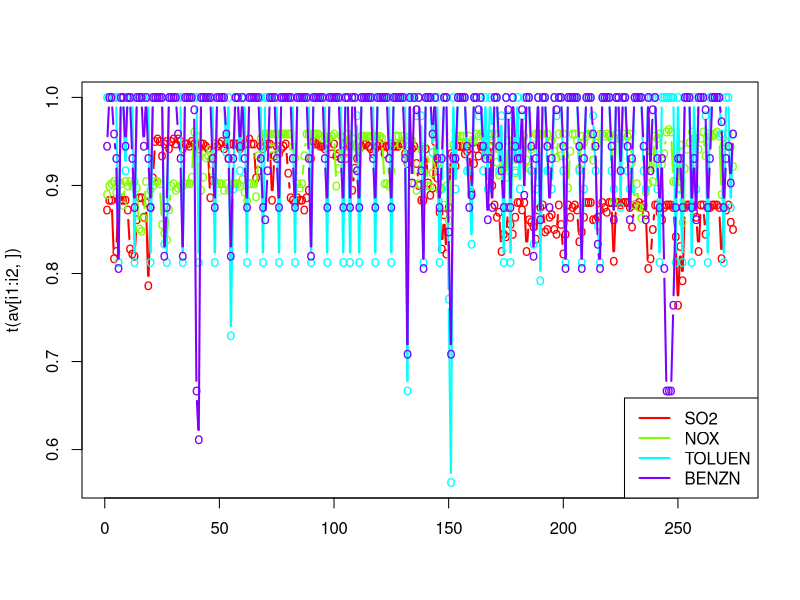
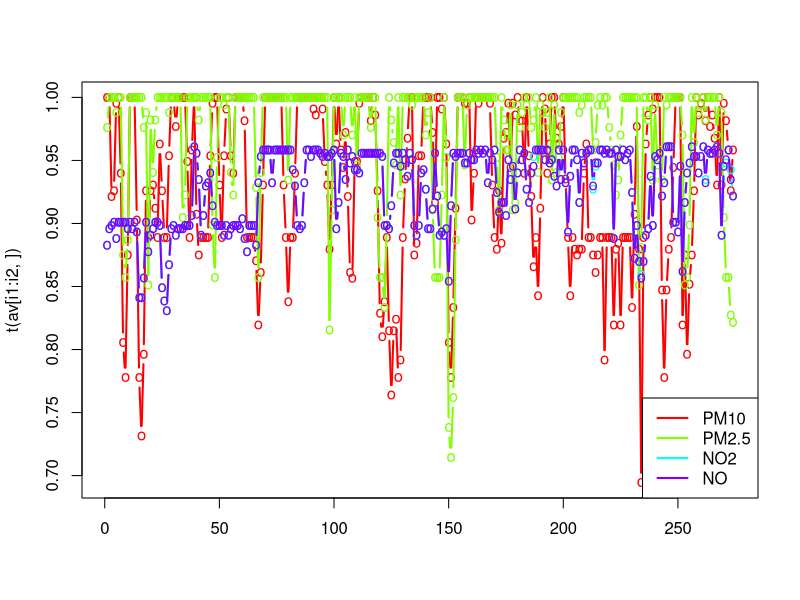
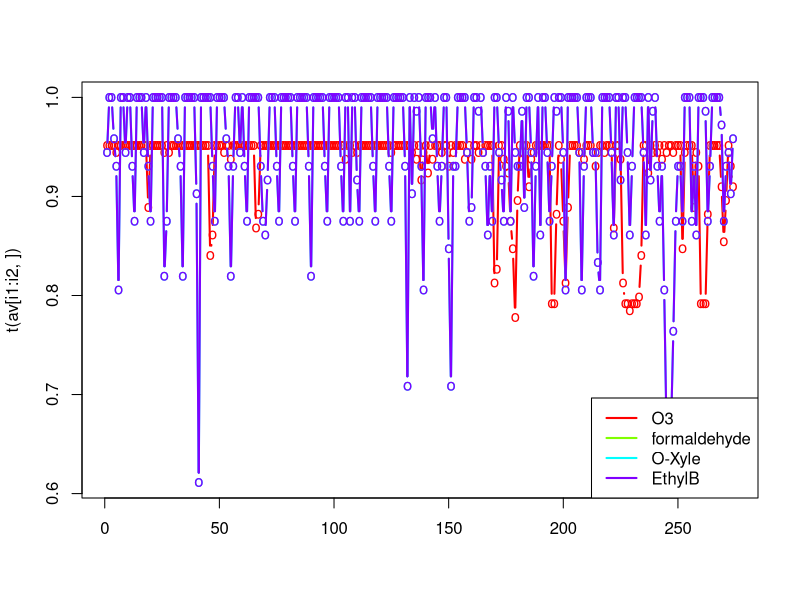
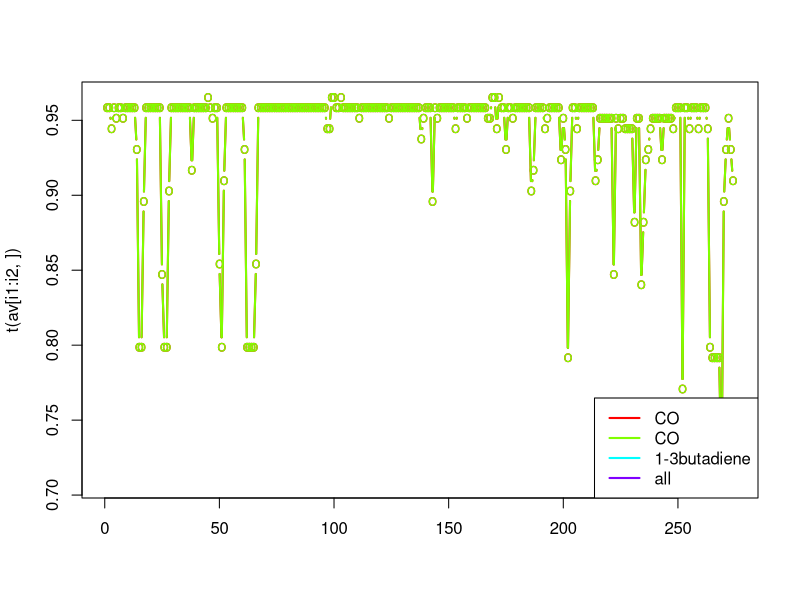

Reproduce these figures in R, in order.
M=read.csv('missing-hourly.csv', sep=",")
#Mneg=read.csv('negatives.csv', sep="\t")

# stations which are down for long periods of time (D. Carmel came online in late January, was up most of the year)
downstations_re = '^(Dor chemicals|Mobile_New|GADIV CTO)$';
downstations = grepl(M$station, pattern=downstations_re);

M = M[!downstations,]

nonscada_re = '^(SO2|NOX|TOLUEN|BENZN|PM10|PM2.5|NO2|NO|O3|formaldehyde|O-Xyle|EthylB|CO|1-3butadiene)$';
nonscada=grepl(M$sensor, pattern=nonscada_re);
fullnames=paste(M$station, M$sensor);

pol_list = c('SO2', 'NOX', 'TOLUEN', 'BENZN', 'PM10', 'PM2.5', 'NO2', 'NO', 'O3', 'formaldehyde', 'O-Xyle', 'EthylB', 'CO', 'CO', '1-3butadiene');

mt = t(as.matrix(M));

# compute mean availability per sensor
nsensors=ncol(mt);
nms=vector(length=nsensors, mode='character');
av=vector(length=nsensors, mode='numeric');
for (i in 1:nsensors) {
    nms[i] = sprintf("%s %s", mt[1,i], mt[2,i]);
    av[i] = mean(as.numeric(mt[-(1:2), i]));
}

bysensor = data.frame(nms, av);

av.nonscada = av;
if(0) { # when analysing negatives
    av.nonscada[!nonscada] = -1e6;

    ranked = order(av.nonscada, decreasing=T);
} else {
    av.nonscada[!nonscada] = 1e6;

    ranked = order(av.nonscada, decreasing=F);
}

for(i in 1:length(ranked)) {
   print(sprintf("%s: %.1f", nms[ranked[i]], 100*av[ranked[i]]/24));
}


                                        # compute mean availability per day
                                        # prepare membership of each sensor in a group, plus one group for everything
pol = matrix(nrow=1+length(pol_list), ncol=nsensors);
for(i in 1:length(pol_list)) {
    pol[i,] = M$sensor == pol_list[i];
}
                                        # last item for everything
pol_list = c(pol_list, 'all');
pol[length(pol_list),] = TRUE;

ndays=nrow(mt)-2;
nms=names(mt[,1])[-(1:2)]
av=matrix(nrow=nrow(pol), ncol=ndays);
for (i in 1:ndays) {
    for(j in 1:nrow(pol)) {
        v = mt[i+2, pol[j, ]];
        a = mean(as.numeric(v), rm.na=T);
        av[j, i] = (a/24);
    }
}


if(0) {
# compute vector of big drops:
# 1. number of observations drops 2% day over day
drop1 = ((av[-1] - av[-ndays])/av[-ndays] < -0.02);
# 2. drop of over 2 points from the smoothed value
drop2 = bydate$nms[which(av - smooth(av) < -0.02)];
# 3. lower than 80% availability
drop3 = which(av < 0.8);
}

                                        # show availability by pollutant
for(i in 1:nrow(pol)) {
print(sprintf("%s %.1f", pol_list[i], 100*mean(av[i,], na.rm=T)));
}

                                        #charts
for(i in 0:3) {
    i1 = i*4+1; i2=i1+3;
    matplot(t(av[i1:i2,]), type='b', col=rainbow(4),lwd=2,pch='o',lty=1)
    legend(legend=pol_list[i1:i2],x="bottomright", col=rainbow(4),lwd=2)
    readline();
}
